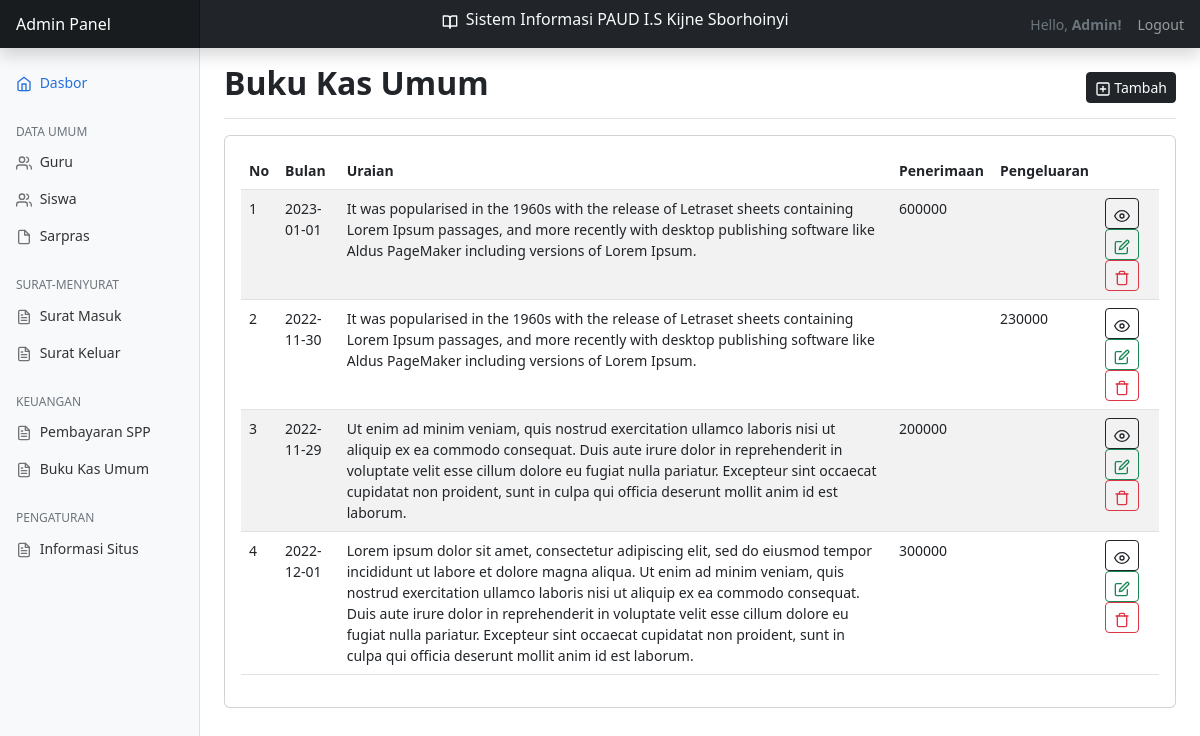
The page /?page=buku-kas-umum (signed in) on the database its author committed.
### tables this page shows
CREATE TABLE `buku_kas_umum` (
  `id` int(11) NOT NULL,
  `tanggal` date NOT NULL,
  `uraian` text NOT NULL,
  `penerimaan` varchar(50) NOT NULL,
  `pengeluaran` varchar(50) NOT NULL
);

### views/buku-kas-umum/baca.php (the view, shortened to what this page needs)
<main class="col-md-9 ms-sm-auto col-lg-10 px-md-4">
    <div class="d-flex justify-content-between flex-wrap flex-md-nowrap align-items-center pt-3 pb-2 mb-3 border-bottom">
        <h1 class="h2 fw-bold">Buku Kas Umum</h1>
        <div class="btn-toolbar mb-2 mb-md-0">
            <a href="?page=buku-kas-umum&action=tambah" class="btn btn-sm btn-dark">
                <span data-feather="plus-square" class="align-text"></span> Tambah
            </a>
        </div>
    </div>
    <div class="row">
        <div class="col-12">
            <div class="card">
                <div class="card-body">
                    <div class="row">
                        <div class="col-lg-12">
                            <table id="example" class="table table-striped table-hover" style="width:100%">
                                <thead>
                                    <tr>
                                        <th>No</th>
                                        <th>Bulan</th>
                                        <th>Uraian</th>
                                        <th>Penerimaan</th>
                                        <th>Pengeluaran</th>
                                        <th></th>
                                    </tr>
                                </thead>
                                <tbody>
                                    <?php
                                        include __DIR__ . '../../../config/database.php';
                                        $rows = mysqli_query($conn, "SELECT * FROM buku_kas_umum ORDER BY id DESC");
                                        $i = 1;
                                    ?>
                                    <?php foreach ($rows as $row) : ?>
                                    <tr>
                                        <td><?php echo $i++; ?></td>
                                        <td><?php echo $row["tanggal"]; ?></td>
                                        <td><?php echo $row["uraian"]; ?></td>
                                        <td><?php echo $row["penerimaan"]; ?></td>
                                        <td><?php echo $row["pengeluaran"]; ?></td>
                                        <td>
                                            <a href="?page=buku-kas-umum&action=detail&id=<?php echo $row["id"];  ?>" class="btn btn-sm btn-outline-dark"><span data-feather="eye" class="align-text"></span></a>
                                            <a href="?page=buku-kas-umum&action=ubah&id=<?php echo $row["id"];  ?>" class="btn btn-sm btn-outline-success"><span data-feather="edit" class="align-text"></span></a>
                                            <a href="./process/buku-kas-umum/hapus.php?id=<?php echo $row["id"];  ?>" onclick="return confirm_delete()" class="btn btn-sm btn-outline-danger" onClick="return confirm(Anda yakin ingin hapus?)"><span data-feather="trash" class="align-text"></span></a>
                                        </td>
                                    </tr>
                                    <?php endforeach; ?>
                                </tbody>
                            </table>
                        </div>
                    </div>
                </div>
            </div>
        </div>
    </div>
</main>

### assets/css/style.css (style rules this page uses)
body { font-size: .875rem; }
.feather { width: 16px; height: 16px; }

### rows shown on the page
buku_kas_umum: tanggal "2023-01-01", uraian "It was popularised in the 1960s with the release of Letraset sheets containing Lorem Ipsum passages, and more recently with desktop publishing software like Aldus PageMaker including versions of Lorem Ipsum.", penerimaan "600000"
buku_kas_umum: tanggal "2022-11-30", uraian "It was popularised in the 1960s with the release of Letraset sheets containing Lorem Ipsum passages, and more recently with desktop publishing software like Aldus PageMaker including versions of Lorem Ipsum.", pengeluaran "230000"
buku_kas_umum: tanggal "2022-11-29", uraian "Ut enim ad minim veniam, quis nostrud exercitation ullamco laboris nisi ut aliquip ex ea commodo consequat. Duis aute irure dolor in reprehenderit in voluptate velit esse cillum dolore eu fugiat nulla pariatur. Excepteur sint occaecat cupidatat non proident, sunt in culpa qui officia deserunt mollit anim id est laborum.", penerimaan "200000"
buku_kas_umum: tanggal "2022-12-01", uraian "Lorem ipsum dolor sit amet, consectetur adipiscing elit, sed do eiusmod tempor incididunt ut labore et dolore magna aliqua. Ut enim ad minim veniam, quis nostrud exercitation ullamco laboris nisi ut aliquip ex ea commodo consequat. Duis aute irure dolor in reprehenderit in voluptate velit esse cillum dolore eu fugiat nulla pariatur. Excepteur sint occaecat cupidatat non proident, sunt in culpa qui officia deserunt mollit anim id est laborum.", penerimaan "300000"
